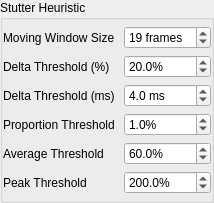
             <widget class="QGroupBox" name="group_settings_stutter">
              <property name="sizePolicy">
               <sizepolicy hsizetype="Ignored" vsizetype="Maximum">
                <horstretch>0</horstretch>
                <verstretch>0</verstretch>
               </sizepolicy>
              </property>
              <property name="title">
               <string>Stutter Heuristic</string>
              </property>
              <property name="flat">
               <bool>true</bool>
              </property>
              <layout class="QGridLayout" name="gridLayout_10">
               <property name="leftMargin">
                <number>0</number>
               </property>
               <property name="topMargin">
                <number>6</number>
               </property>
               <property name="rightMargin">
                <number>0</number>
               </property>
               <property name="bottomMargin">
                <number>6</number>
               </property>
               <item row="8" column="1">
                <widget class="QDoubleSpinBox" name="spin_stutter_warn_pct">
                 <property name="sizePolicy">
                  <sizepolicy hsizetype="Expanding" vsizetype="Fixed">
                   <horstretch>0</horstretch>
                   <verstretch>0</verstretch>
                  </sizepolicy>
                 </property>
                 <property name="minimumSize">
                  <size>
                   <width>0</width>
                   <height>21</height>
                  </size>
                 </property>
                 <property name="toolTip">
                  <string>&lt;html&gt;&lt;head/&gt;&lt;body&gt;&lt;p&gt;Adjusts when a capture is considered to have a potential stutter issue according to its percentage of stutter frames (out of all frames).&lt;/p&gt;&lt;/body&gt;&lt;/html&gt;</string>
                 </property>
                 <property name="accelerated">
                  <bool>true</bool>
                 </property>
                 <property name="suffix">
                  <string>%</string>
                 </property>
                 <property name="decimals">
                  <number>1</number>
                 </property>
                 <property name="maximum">
                  <double>100.000000000000000</double>
                 </property>
                 <property name="singleStep">
                  <double>0.100000000000000</double>
                 </property>
                 <property name="value">
                  <double>1.000000000000000</double>
                 </property>
                </widget>
               </item>
               <item row="8" column="0">
                <widget class="QLabel" name="label_warn_pct">
                 <property name="sizePolicy">
                  <sizepolicy hsizetype="Fixed" vsizetype="Fixed">
                   <horstretch>0</horstretch>
                   <verstretch>0</verstretch>
                  </sizepolicy>
                 </property>
                 <property name="minimumSize">
                  <size>
                   <width>115</width>
                   <height>15</height>
                  </size>
                 </property>
                 <property name="toolTip">
                  <string>&lt;html&gt;&lt;head/&gt;&lt;body&gt;&lt;p&gt;Adjusts when a capture is considered to have a potential stutter issue according to its percentage of stutter frames (out of all frames).&lt;/p&gt;&lt;/body&gt;&lt;/html&gt;</string>
                 </property>
                 <property name="text">
                  <string>Proportion Threshold</string>
                 </property>
                 <property name="textFormat">
                  <enum>Qt::PlainText</enum>
                 </property>
                </widget>
               </item>
               <item row="10" column="0">
                <widget class="QLabel" name="label_warn_max">
                 <property name="sizePolicy">
                  <sizepolicy hsizetype="Fixed" vsizetype="Fixed">
                   <horstretch>0</horstretch>
                   <verstretch>0</verstretch>
                  </sizepolicy>
                 </property>
                 <property name="minimumSize">
                  <size>
                   <width>115</width>
                   <height>15</height>
                  </size>
                 </property>
                 <property name="toolTip">
                  <string>&lt;html&gt;&lt;head/&gt;&lt;body&gt;&lt;p&gt;Adjusts when a capture is considered to have a potential stutter issue according the largest stutter amplitude.&lt;/p&gt;&lt;/body&gt;&lt;/html&gt;</string>
                 </property>
                 <property name="text">
                  <string>Peak Threshold</string>
                 </property>
                 <property name="textFormat">
                  <enum>Qt::PlainText</enum>
                 </property>
                </widget>
               </item>
               <item row="4" column="0">
                <widget class="QLabel" name="label_delta_ms">
                 <property name="sizePolicy">
                  <sizepolicy hsizetype="Fixed" vsizetype="Fixed">
                   <horstretch>0</horstretch>
                   <verstretch>0</verstretch>
                  </sizepolicy>
                 </property>
                 <property name="minimumSize">
                  <size>
                   <width>115</width>
                   <height>15</height>
                  </size>
                 </property>
                 <property name="toolTip">
                  <string>&lt;html&gt;&lt;head/&gt;&lt;body&gt;&lt;p&gt;Adjusts when a frame may be considered a stutter event relative to other frame times in the sample window. A higher millisecond threshold can better identify stutter events within a collection of shorter frame times (higher frame rates).&lt;/p&gt;&lt;p&gt;Potential stutter frames are calculated by comparing each individual frame time against the median of a rolling window of X frames. Any frame that deviates from the local window by more than Y% and &lt;span style=&quot; font-weight:600; font-style:italic;&quot;&gt;Z milliseconds&lt;/span&gt; is considered a stutter frame.&lt;/p&gt;&lt;p&gt;&lt;span style=&quot; font-weight:600;&quot;&gt;Default&lt;/span&gt;: 4.0 ms&lt;/p&gt;&lt;/body&gt;&lt;/html&gt;</string>
                 </property>
                 <property name="text">
                  <string>Delta Threshold (ms)</string>
                 </property>
                 <property name="textFormat">
                  <enum>Qt::PlainText</enum>
                 </property>
                </widget>
               </item>
               <item row="9" column="1">
                <widget class="QDoubleSpinBox" name="spin_stutter_warn_avg">
                 <property name="sizePolicy">
                  <sizepolicy hsizetype="Expanding" vsizetype="Fixed">
                   <horstretch>0</horstretch>
                   <verstretch>0</verstretch>
                  </sizepolicy>
                 </property>
                 <property name="minimumSize">
                  <size>
                   <width>0</width>
                   <height>21</height>
                  </size>
                 </property>
                 <property name="toolTip">
                  <string>&lt;html&gt;&lt;head/&gt;&lt;body&gt;&lt;p&gt;Adjusts when a capture is considered to have a potential stutter issue according to the average amplitude of all stutter frames (relative to others in their respective sample windows).&lt;/p&gt;&lt;/body&gt;&lt;/html&gt;</string>
                 </property>
                 <property name="accelerated">
                  <bool>true</bool>
                 </property>
                 <property name="suffix">
                  <string>%</string>
                 </property>
                 <property name="decimals">
                  <number>1</number>
                 </property>
                 <property name="maximum">
                  <double>10000.000000000000000</double>
                 </property>
                 <property name="singleStep">
                  <double>0.100000000000000</double>
                 </property>
                 <property name="value">
                  <double>60.000000000000000</double>
                 </property>
                </widget>
               </item>
               <item row="9" column="0">
                <widget class="QLabel" name="label_warn_avg">
                 <property name="sizePolicy">
                  <sizepolicy hsizetype="Fixed" vsizetype="Fixed">
                   <horstretch>0</horstretch>
                   <verstretch>0</verstretch>
                  </sizepolicy>
                 </property>
                 <property name="minimumSize">
                  <size>
                   <width>115</width>
                   <height>15</height>
                  </size>
                 </property>
                 <property name="toolTip">
                  <string>&lt;html&gt;&lt;head/&gt;&lt;body&gt;&lt;p&gt;Adjusts when a capture is considered to have a potential stutter issue according to the average amplitude of all stutter frames (relative to others in their respective sample windows).&lt;/p&gt;&lt;/body&gt;&lt;/html&gt;</string>
                 </property>
                 <property name="text">
                  <string>Average Threshold</string>
                 </property>
                 <property name="textFormat">
                  <enum>Qt::PlainText</enum>
                 </property>
                </widget>
               </item>
               <item row="10" column="1">
                <widget class="QDoubleSpinBox" name="spin_stutter_warn_max">
                 <property name="sizePolicy">
                  <sizepolicy hsizetype="Expanding" vsizetype="Fixed">
                   <horstretch>0</horstretch>
                   <verstretch>0</verstretch>
                  </sizepolicy>
                 </property>
                 <property name="minimumSize">
                  <size>
                   <width>0</width>
                   <height>21</height>
                  </size>
                 </property>
                 <property name="toolTip">
                  <string>&lt;html&gt;&lt;head/&gt;&lt;body&gt;&lt;p&gt;Adjusts when a capture is considered to have a potential stutter issue according the largest stutter amplitude.&lt;/p&gt;&lt;/body&gt;&lt;/html&gt;</string>
                 </property>
                 <property name="accelerated">
                  <bool>true</bool>
                 </property>
                 <property name="suffix">
                  <string>%</string>
                 </property>
                 <property name="decimals">
                  <number>1</number>
                 </property>
                 <property name="maximum">
                  <double>10000.000000000000000</double>
                 </property>
                 <property name="singleStep">
                  <double>0.100000000000000</double>
                 </property>
                 <property name="value">
                  <double>200.000000000000000</double>
                 </property>
                </widget>
               </item>
               <item row="4" column="1">
                <widget class="QDoubleSpinBox" name="spin_stutter_delta_ms">
                 <property name="sizePolicy">
                  <sizepolicy hsizetype="Expanding" vsizetype="Fixed">
                   <horstretch>0</horstretch>
                   <verstretch>0</verstretch>
                  </sizepolicy>
                 </property>
                 <property name="minimumSize">
                  <size>
                   <width>0</width>
                   <height>21</height>
                  </size>
                 </property>
                 <property name="toolTip">
                  <string>&lt;html&gt;&lt;head/&gt;&lt;body&gt;&lt;p&gt;Adjusts when a frame may be considered a stutter event relative to other frame times in the sample window. A higher millisecond threshold can better identify stutter events within a collection of shorter frame times (higher frame rates).&lt;/p&gt;&lt;p&gt;Potential stutter frames are calculated by comparing each individual frame time against the median of a rolling window of X frames. Any frame that deviates from the local window by more than Y% and &lt;span style=&quot; font-weight:600; font-style:italic;&quot;&gt;Z milliseconds&lt;/span&gt; is considered a stutter frame.&lt;/p&gt;&lt;p&gt;&lt;span style=&quot; font-weight:600;&quot;&gt;Default&lt;/span&gt;: 4.0 ms&lt;/p&gt;&lt;/body&gt;&lt;/html&gt;</string>
                 </property>
                 <property name="accelerated">
                  <bool>true</bool>
                 </property>
                 <property name="prefix">
                  <string/>
                 </property>
                 <property name="suffix">
                  <string> ms</string>
                 </property>
                 <property name="decimals">
                  <number>1</number>
                 </property>
                 <property name="minimum">
                  <double>0.100000000000000</double>
                 </property>
                 <property name="maximum">
                  <double>1000.000000000000000</double>
                 </property>
                 <property name="singleStep">
                  <double>0.100000000000000</double>
                 </property>
                 <property name="value">
                  <double>4.000000000000000</double>
                 </property>
                </widget>
               </item>
               <item row="1" column="1">
                <widget class="QSpinBox" name="spin_stutter_window_size">
                 <property name="sizePolicy">
                  <sizepolicy hsizetype="Expanding" vsizetype="Fixed">
                   <horstretch>0</horstretch>
                   <verstretch>0</verstretch>
                  </sizepolicy>
                 </property>
                 <property name="minimumSize">
                  <size>
                   <width>0</width>
                   <height>21</height>
                  </size>
                 </property>
                 <property name="toolTip">
                  <string>&lt;html&gt;&lt;head/&gt;&lt;body&gt;&lt;p&gt;Adjusts the width of the rolling median window used for stutter calculations. Odd values are highly recommended to avoid skewing. Narrower windows are more sensitive to stutter events while wider windows yield fewer false positives.&lt;/p&gt;&lt;p&gt;Potential stutter frames are calculated by comparing each individual frame time against the median of a rolling window of &lt;span style=&quot; font-weight:600; font-style:italic;&quot;&gt;X frames&lt;/span&gt;. Any frame that deviates from the local window by more than Y% and Z milliseconds is considered a stutter frame.&lt;/p&gt;&lt;p&gt;&lt;span style=&quot; font-weight:600;&quot;&gt;Default&lt;/span&gt;: 19 frames&lt;/p&gt;&lt;/body&gt;&lt;/html&gt;</string>
                 </property>
                 <property name="accelerated">
                  <bool>true</bool>
                 </property>
                 <property name="showGroupSeparator" stdset="0">
                  <bool>true</bool>
                 </property>
                 <property name="suffix">
                  <string> frames</string>
                 </property>
                 <property name="minimum">
                  <number>3</number>
                 </property>
                 <property name="maximum">
                  <number>300</number>
                 </property>
                 <property name="value">
                  <number>19</number>
                 </property>
                </widget>
               </item>
               <item row="3" column="1">
                <widget class="QDoubleSpinBox" name="spin_stutter_delta_pct">
                 <property name="sizePolicy">
                  <sizepolicy hsizetype="Expanding" vsizetype="Fixed">
                   <horstretch>0</horstretch>
                   <verstretch>0</verstretch>
                  </sizepolicy>
                 </property>
                 <property name="minimumSize">
                  <size>
                   <width>0</width>
                   <height>21</height>
                  </size>
                 </property>
                 <property name="toolTip">
                  <string>&lt;html&gt;&lt;head/&gt;&lt;body&gt;&lt;p&gt;Adjusts when a frame may be considered a stutter event relative to other frame times in the sample window. A higher proportional threshold can better identify stutter events within a collection of longer frame times (lower frame rates).&lt;/p&gt;&lt;p&gt;Potential stutter frames are calculated by comparing each individual frame time against the median of a rolling window of X frames. Any frame that deviates from the local window by more than &lt;span style=&quot; font-weight:600; font-style:italic;&quot;&gt;Y%&lt;/span&gt; and Z milliseconds is considered a stutter frame.&lt;/p&gt;&lt;p&gt;&lt;span style=&quot; font-weight:600;&quot;&gt;Default&lt;/span&gt;: 20.0%&lt;/p&gt;&lt;/body&gt;&lt;/html&gt;</string>
                 </property>
                 <property name="accelerated">
                  <bool>true</bool>
                 </property>
                 <property name="suffix">
                  <string>%</string>
                 </property>
                 <property name="decimals">
                  <number>1</number>
                 </property>
                 <property name="singleStep">
                  <double>0.100000000000000</double>
                 </property>
                 <property name="value">
                  <double>20.000000000000000</double>
                 </property>
                </widget>
               </item>
               <item row="1" column="0">
                <widget class="QLabel" name="label_window_size">
                 <property name="sizePolicy">
                  <sizepolicy hsizetype="Fixed" vsizetype="Fixed">
                   <horstretch>0</horstretch>
                   <verstretch>0</verstretch>
                  </sizepolicy>
                 </property>
                 <property name="minimumSize">
                  <size>
                   <width>115</width>
                   <height>15</height>
                  </size>
                 </property>
                 <property name="toolTip">
                  <string>&lt;html&gt;&lt;head/&gt;&lt;body&gt;&lt;p&gt;Adjusts the width of the rolling median window used for stutter calculations. Odd values are highly recommended to avoid skewing. Narrower windows are more sensitive to stutter events while wider windows yield fewer false positives.&lt;/p&gt;&lt;p&gt;Potential stutter frames are calculated by comparing each individual frame time against the median of a rolling window of &lt;span style=&quot; font-weight:600; font-style:italic;&quot;&gt;X frames&lt;/span&gt;. Any frame that deviates from the local window by more than Y% and Z milliseconds is considered a stutter frame.&lt;/p&gt;&lt;p&gt;&lt;span style=&quot; font-weight:600;&quot;&gt;Default&lt;/span&gt;: 19 frames&lt;/p&gt;&lt;/body&gt;&lt;/html&gt;</string>
                 </property>
                 <property name="text">
                  <string>Moving Window Size</string>
                 </property>
                 <property name="textFormat">
                  <enum>Qt::PlainText</enum>
                 </property>
                </widget>
               </item>
               <item row="3" column="0">
                <widget class="QLabel" name="label_delta_pct">
                 <property name="sizePolicy">
                  <sizepolicy hsizetype="Fixed" vsizetype="Fixed">
                   <horstretch>0</horstretch>
                   <verstretch>0</verstretch>
                  </sizepolicy>
                 </property>
                 <property name="minimumSize">
                  <size>
                   <width>115</width>
                   <height>15</height>
                  </size>
                 </property>
                 <property name="toolTip">
                  <string>&lt;html&gt;&lt;head/&gt;&lt;body&gt;&lt;p&gt;Adjusts when a frame may be considered a stutter event relative to other frame times in the sample window. A higher proportional threshold can better identify stutter events within a collection of longer frame times (lower frame rates).&lt;/p&gt;&lt;p&gt;Potential stutter frames are calculated by comparing each individual frame time against the median of a rolling window of X frames. Any frame that deviates from the local window by more than &lt;span style=&quot; font-weight:600; font-style:italic;&quot;&gt;Y%&lt;/span&gt; and Z milliseconds is considered a stutter frame.&lt;/p&gt;&lt;p&gt;&lt;span style=&quot; font-weight:600;&quot;&gt;Default&lt;/span&gt;: 20.0%&lt;/p&gt;&lt;/body&gt;&lt;/html&gt;</string>
                 </property>
                 <property name="text">
                  <string>Delta Threshold (%)</string>
                 </property>
                 <property name="textFormat">
                  <enum>Qt::PlainText</enum>
                 </property>
                </widget>
               </item>
              </layout>
             </widget>
